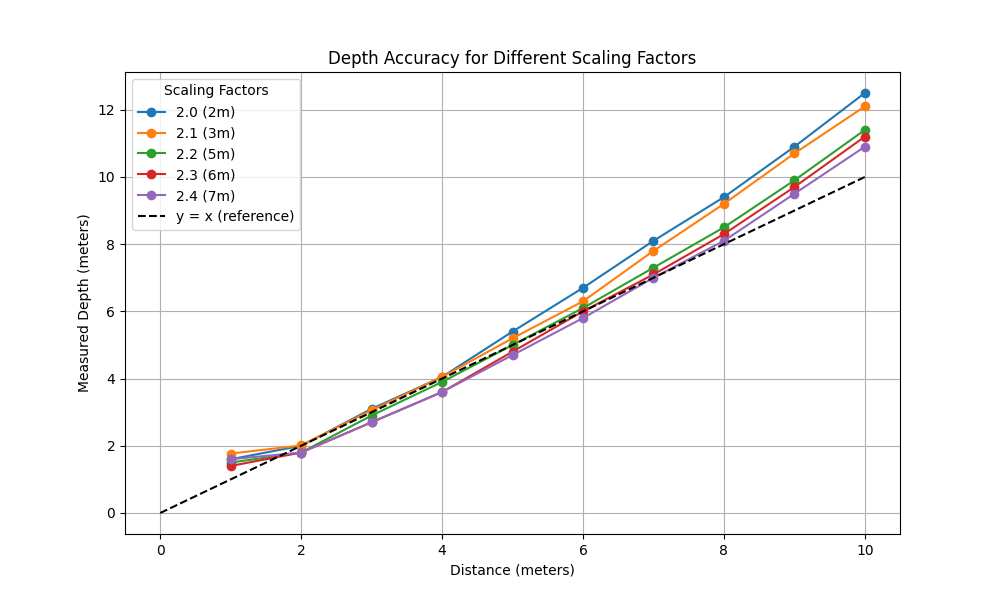

Generate this figure with Python:
import matplotlib.pyplot as plt

# Filepath to the DepthAccuracy.txt file
file_path = r"Validation\DepthAccuracy.txt"

# Empty lists
scaling_factors = []
data = {}

# Read the file
with open(file_path, 'r') as file:
    lines = file.readlines()
    current_scaling_factor = None

    for line in lines:
        line = line.strip()
        if line.startswith("Scaling factor:"):
            # Extract scaling factor
            current_scaling_factor = line.split(":")[1].strip()
            scaling_factors.append(current_scaling_factor)
            data[current_scaling_factor] = {"x": [], "y": []}
        elif line and current_scaling_factor:
            # Extract data points
            x, y = map(float, line.split(","))
            data[current_scaling_factor]["x"].append(x)
            data[current_scaling_factor]["y"].append(y)

## --- Plot the data --- ##
plt.figure(figsize=(10, 6))
for scaling_factor, points in data.items():
    plt.plot(points["x"], points["y"], marker='o', label=scaling_factor)

plt.plot([0, 10], [0, 10], linestyle='--', color='black', label='y = x (reference)')

# Add labels, title, and legend
plt.xlabel("Distance (meters)")
plt.ylabel("Measured Depth (meters)")
plt.title("Depth Accuracy for Different Scaling Factors")
plt.legend(title="Scaling Factors")
plt.grid(True)
plt.savefig("Validation/DepthCheck.png")     # Save image


## ---  Plot the difference (y - x) --- ##
plt.figure(figsize=(10, 6))

# Plot the difference for each scaling factor
for scaling_factor, points in data.items():
    differences = [y - x for x, y in zip(points["x"], points["y"])]  # Calculate y - x for each point
    plt.plot(points["x"], differences, marker='o', label=scaling_factor)

# Add a horizontal line at y = 0 for reference
plt.axhline(0, color='gray', linestyle='--', label='y = 0 (reference)')

# Add labels, title, and legend
plt.xlabel("Distance (meters)")
plt.ylabel("Difference (Measured Depth - Real Distance) (meters)")
plt.title("Difference Between Measured Depth and Real Distance")
plt.legend(title="Scaling Factors")
plt.grid(True)
plt.savefig("Validation/DepthAccuracy.png")     # Save image
plt.show()
